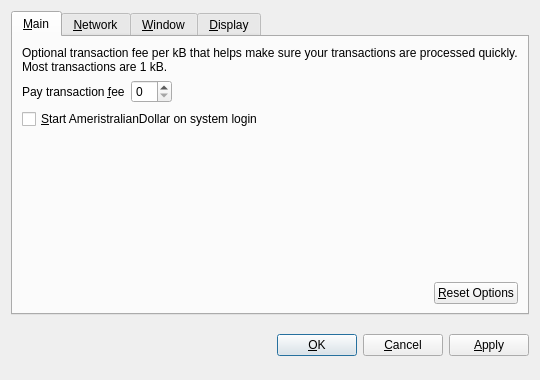
<?xml version="1.0" encoding="UTF-8"?>
<ui version="4.0">
 <class>OptionsDialog</class>
 <widget class="QDialog" name="OptionsDialog">
  <property name="geometry">
   <rect>
    <x>0</x>
    <y>0</y>
    <width>540</width>
    <height>380</height>
   </rect>
  </property>
  <property name="windowTitle">
   <string>Options</string>
  </property>
  <property name="modal">
   <bool>true</bool>
  </property>
  <layout class="QVBoxLayout" name="verticalLayout">
   <item>
    <widget class="QTabWidget" name="tabWidget">
     <property name="tabPosition">
      <enum>QTabWidget::North</enum>
     </property>
     <property name="currentIndex">
      <number>0</number>
     </property>
     <widget class="QWidget" name="tabMain">
      <attribute name="title">
       <string>&amp;Main</string>
      </attribute>
      <layout class="QVBoxLayout" name="verticalLayout_Main">
       <item>
        <widget class="QLabel" name="transactionFeeInfoLabel">
         <property name="text">
          <string>Optional transaction fee per kB that helps make sure your transactions are processed quickly. Most transactions are 1 kB.</string>
         </property>
         <property name="textFormat">
          <enum>Qt::PlainText</enum>
         </property>
         <property name="wordWrap">
          <bool>true</bool>
         </property>
        </widget>
       </item>
       <item>
        <layout class="QHBoxLayout" name="horizontalLayout_1_Main">
         <item>
          <widget class="QLabel" name="transactionFeeLabel">
           <property name="text">
            <string>Pay transaction &amp;fee</string>
           </property>
           <property name="textFormat">
            <enum>Qt::PlainText</enum>
           </property>
           <property name="buddy">
            <cstring>transactionFee</cstring>
           </property>
          </widget>
         </item>
         <item>
          <widget class="BitcoinAmountField" name="transactionFee"/>
         </item>
         <item>
          <spacer name="horizontalSpacer_1_Main">
           <property name="orientation">
            <enum>Qt::Horizontal</enum>
           </property>
           <property name="sizeHint" stdset="0">
            <size>
             <width>40</width>
             <height>20</height>
            </size>
           </property>
          </spacer>
         </item>
        </layout>
       </item>
       <item>
        <widget class="QCheckBox" name="bitcoinAtStartup">
         <property name="toolTip">
          <string>Automatically start AmeristralianDollar after logging in to the system.</string>
         </property>
         <property name="text">
          <string>&amp;Start AmeristralianDollar on system login</string>
         </property>
        </widget>
       </item>
       <item>
        <spacer name="verticalSpacer_Main">
         <property name="orientation">
          <enum>Qt::Vertical</enum>
         </property>
         <property name="sizeHint" stdset="0">
          <size>
           <width>20</width>
           <height>40</height>
          </size>
         </property>
        </spacer>
       </item>
       <item>
        <layout class="QHBoxLayout" name="horizontalLayout_2_Main">
         <item>
          <spacer name="horizontalSpacer_2_Main">
           <property name="orientation">
            <enum>Qt::Horizontal</enum>
           </property>
           <property name="sizeHint" stdset="0">
            <size>
             <width>40</width>
             <height>20</height>
            </size>
           </property>
          </spacer>
         </item>
         <item>
          <widget class="QPushButton" name="resetButton">
           <property name="toolTip">
            <string>Reset all client options to default.</string>
           </property>
           <property name="text">
            <string>&amp;Reset Options</string>
           </property>
           <property name="autoDefault">
            <bool>false</bool>
           </property>
          </widget>
         </item>
        </layout>
       </item>
      </layout>
     </widget>
     <widget class="QWidget" name="tabNetwork">
      <attribute name="title">
       <string>&amp;Network</string>
      </attribute>
      <layout class="QVBoxLayout" name="verticalLayout_Network">
       <item>
        <widget class="QCheckBox" name="mapPortUpnp">
         <property name="toolTip">
          <string>Automatically open the AmeristralianDollar client port on the router. This only works when your router supports UPnP and it is enabled.</string>
         </property>
         <property name="text">
          <string>Map port using &amp;UPnP</string>
         </property>
        </widget>
       </item>
       <item>
        <widget class="QCheckBox" name="connectSocks">
         <property name="toolTip">
          <string>Connect to the AmeristralianDollar network through a SOCKS proxy (e.g. when connecting through Tor).</string>
         </property>
         <property name="text">
          <string>&amp;Connect through SOCKS proxy:</string>
         </property>
        </widget>
       </item>
       <item>
        <layout class="QHBoxLayout" name="horizontalLayout_Network">
         <item>
          <widget class="QLabel" name="proxyIpLabel">
           <property name="text">
            <string>Proxy &amp;IP:</string>
           </property>
           <property name="textFormat">
            <enum>Qt::PlainText</enum>
           </property>
           <property name="buddy">
            <cstring>proxyIp</cstring>
           </property>
          </widget>
         </item>
         <item>
          <widget class="QValidatedLineEdit" name="proxyIp">
           <property name="maximumSize">
            <size>
             <width>140</width>
             <height>16777215</height>
            </size>
           </property>
           <property name="toolTip">
            <string>IP address of the proxy (e.g. 127.0.0.1)</string>
           </property>
          </widget>
         </item>
         <item>
          <widget class="QLabel" name="proxyPortLabel">
           <property name="text">
            <string>&amp;Port:</string>
           </property>
           <property name="textFormat">
            <enum>Qt::PlainText</enum>
           </property>
           <property name="buddy">
            <cstring>proxyPort</cstring>
           </property>
          </widget>
         </item>
         <item>
          <widget class="QLineEdit" name="proxyPort">
           <property name="maximumSize">
            <size>
             <width>55</width>
             <height>16777215</height>
            </size>
           </property>
           <property name="toolTip">
            <string>Port of the proxy (e.g. 9050)</string>
           </property>
          </widget>
         </item>
         <item>
          <widget class="QLabel" name="socksVersionLabel">
           <property name="text">
            <string>SOCKS &amp;Version:</string>
           </property>
           <property name="textFormat">
            <enum>Qt::PlainText</enum>
           </property>
           <property name="buddy">
            <cstring>socksVersion</cstring>
           </property>
          </widget>
         </item>
         <item>
          <widget class="QValueComboBox" name="socksVersion">
           <property name="toolTip">
            <string>SOCKS version of the proxy (e.g. 5)</string>
           </property>
          </widget>
         </item>
         <item>
          <spacer name="horizontalSpacer_Network">
           <property name="orientation">
            <enum>Qt::Horizontal</enum>
           </property>
           <property name="sizeHint" stdset="0">
            <size>
             <width>40</width>
             <height>20</height>
            </size>
           </property>
          </spacer>
         </item>
        </layout>
       </item>
       <item>
        <spacer name="verticalSpacer_Network">
         <property name="orientation">
          <enum>Qt::Vertical</enum>
         </property>
         <property name="sizeHint" stdset="0">
          <size>
           <width>20</width>
           <height>40</height>
          </size>
         </property>
        </spacer>
       </item>
      </layout>
     </widget>
     <widget class="QWidget" name="tabWindow">
      <attribute name="title">
       <string>&amp;Window</string>
      </attribute>
      <layout class="QVBoxLayout" name="verticalLayout_Window">
       <item>
        <widget class="QCheckBox" name="minimizeToTray">
         <property name="toolTip">
          <string>Show only a tray icon after minimizing the window.</string>
         </property>
         <property name="text">
          <string>&amp;Minimize to the tray instead of the taskbar</string>
         </property>
        </widget>
       </item>
       <item>
        <widget class="QCheckBox" name="minimizeOnClose">
         <property name="toolTip">
          <string>Minimize instead of exit the application when the window is closed. When this option is enabled, the application will be closed only after selecting Quit in the menu.</string>
         </property>
         <property name="text">
          <string>M&amp;inimize on close</string>
         </property>
        </widget>
       </item>
       <item>
        <spacer name="verticalSpacer_Window">
         <property name="orientation">
          <enum>Qt::Vertical</enum>
         </property>
         <property name="sizeHint" stdset="0">
          <size>
           <width>20</width>
           <height>40</height>
          </size>
         </property>
        </spacer>
       </item>
      </layout>
     </widget>
     <widget class="QWidget" name="tabDisplay">
      <attribute name="title">
       <string>&amp;Display</string>
      </attribute>
      <layout class="QVBoxLayout" name="verticalLayout_Display">
       <item>
        <layout class="QHBoxLayout" name="horizontalLayout_1_Display">
         <item>
          <widget class="QLabel" name="langLabel">
           <property name="text">
            <string>User Interface &amp;language:</string>
           </property>
           <property name="textFormat">
            <enum>Qt::PlainText</enum>
           </property>
           <property name="buddy">
            <cstring>lang</cstring>
           </property>
          </widget>
         </item>
         <item>
          <widget class="QValueComboBox" name="lang">
           <property name="toolTip">
            <string>The user interface language can be set here. This setting will take effect after restarting AmeristralianDollar.</string>
           </property>
          </widget>
         </item>
        </layout>
       </item>
       <item>
        <layout class="QHBoxLayout" name="horizontalLayout_2_Display">
         <item>
          <widget class="QLabel" name="unitLabel">
           <property name="text">
            <string>&amp;Unit to show amounts in:</string>
           </property>
           <property name="textFormat">
            <enum>Qt::PlainText</enum>
           </property>
           <property name="buddy">
            <cstring>unit</cstring>
           </property>
          </widget>
         </item>
         <item>
          <widget class="QValueComboBox" name="unit">
           <property name="toolTip">
            <string>Choose the default subdivision unit to show in the interface and when sending coins.</string>
           </property>
          </widget>
         </item>
        </layout>
       </item>
       <item>
        <widget class="QCheckBox" name="displayAddresses">
         <property name="toolTip">
          <string>Whether to show AmeristralianDollar addresses in the transaction list or not.</string>
         </property>
         <property name="text">
          <string>&amp;Display addresses in transaction list</string>
         </property>
        </widget>
       </item>
       <item>
        <spacer name="verticalSpacer_Display">
         <property name="orientation">
          <enum>Qt::Vertical</enum>
         </property>
         <property name="sizeHint" stdset="0">
          <size>
           <width>20</width>
           <height>40</height>
          </size>
         </property>
        </spacer>
       </item>
      </layout>
     </widget>
    </widget>
   </item>
   <item>
    <layout class="QHBoxLayout" name="horizontalLayout_Buttons">
     <item>
      <spacer name="horizontalSpacer_1">
       <property name="orientation">
        <enum>Qt::Horizontal</enum>
       </property>
       <property name="sizeHint" stdset="0">
        <size>
         <width>40</width>
         <height>48</height>
        </size>
       </property>
      </spacer>
     </item>
     <item>
      <widget class="QLabel" name="statusLabel">
       <property name="font">
        <font>
         <weight>75</weight>
         <bold>true</bold>
        </font>
       </property>
       <property name="text">
        <string/>
       </property>
       <property name="textFormat">
        <enum>Qt::PlainText</enum>
       </property>
       <property name="wordWrap">
        <bool>true</bool>
       </property>
      </widget>
     </item>
     <item>
      <spacer name="horizontalSpacer_2">
       <property name="orientation">
        <enum>Qt::Horizontal</enum>
       </property>
       <property name="sizeHint" stdset="0">
        <size>
         <width>40</width>
         <height>48</height>
        </size>
       </property>
      </spacer>
     </item>
     <item>
      <widget class="QPushButton" name="okButton">
       <property name="text">
        <string>&amp;OK</string>
       </property>
      </widget>
     </item>
     <item>
      <widget class="QPushButton" name="cancelButton">
       <property name="text">
        <string>&amp;Cancel</string>
       </property>
       <property name="autoDefault">
        <bool>false</bool>
       </property>
      </widget>
     </item>
     <item>
      <widget class="QPushButton" name="applyButton">
       <property name="text">
        <string>&amp;Apply</string>
       </property>
       <property name="autoDefault">
        <bool>false</bool>
       </property>
      </widget>
     </item>
    </layout>
   </item>
  </layout>
 </widget>
 <customwidgets>
  <customwidget>
   <class>BitcoinAmountField</class>
   <extends>QSpinBox</extends>
   <header>bitcoinamountfield.h</header>
  </customwidget>
  <customwidget>
   <class>QValueComboBox</class>
   <extends>QComboBox</extends>
   <header>qvaluecombobox.h</header>
  </customwidget>
  <customwidget>
   <class>QValidatedLineEdit</class>
   <extends>QLineEdit</extends>
   <header>qvalidatedlineedit.h</header>
  </customwidget>
 </customwidgets>
 <resources/>
 <connections/>
</ui>
